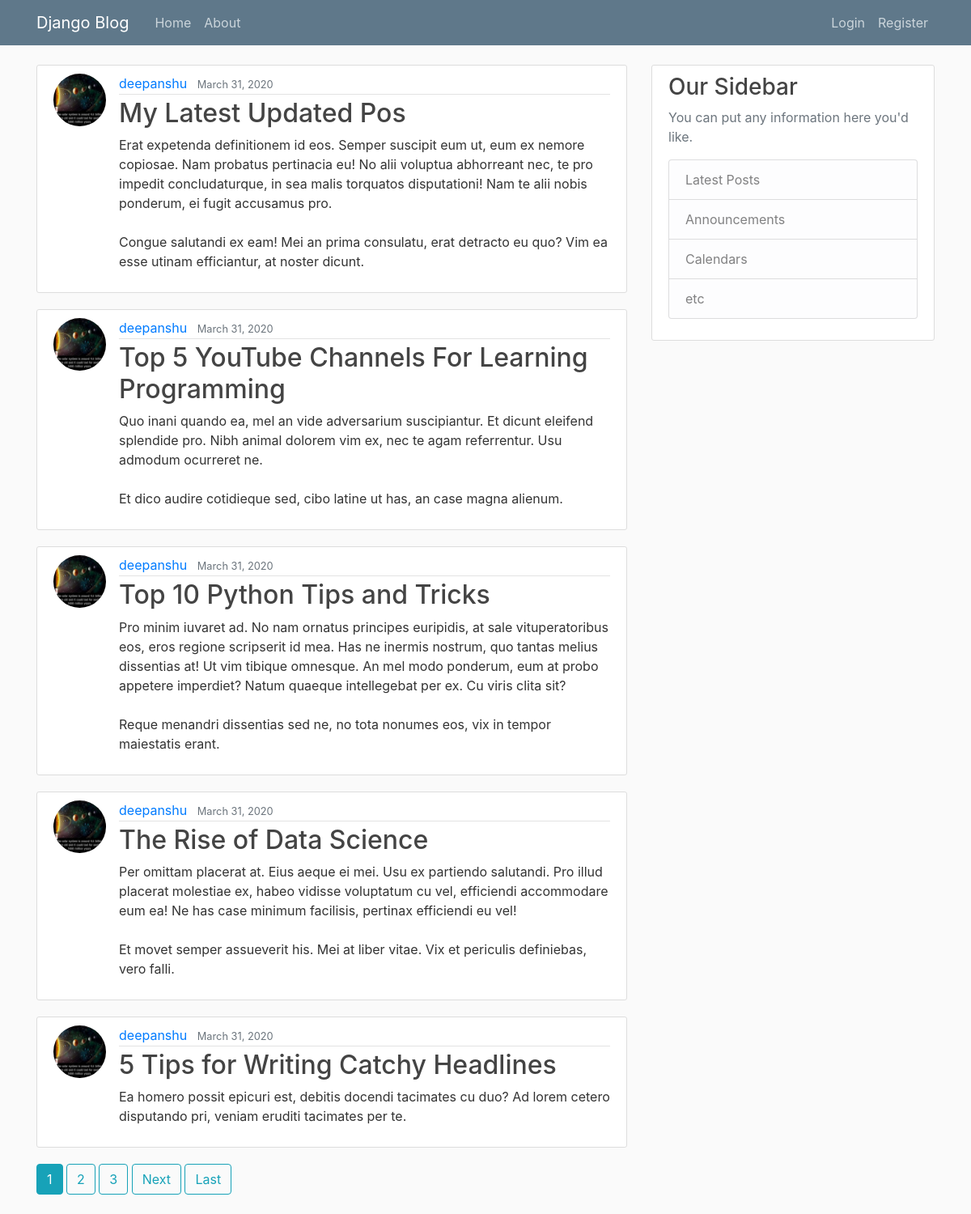
The page / on the database its author committed.
### My_django_app_blog/models.py (models this page shows, shortened)
class Post(models.Model):
    title=models.CharField(max_length=100)
    content=models.TextField()
    date_posted=models.DateTimeField(default=timezone.now)
    author=models.ForeignKey(User, on_delete=models.CASCADE)

### user_web_app/models.py (models this page shows, shortened)
class Profile(models.Model): #76
    user = models.OneToOneField(User,on_delete=models.CASCADE)
    image = models.ImageField(default='default.jpg',upload_to='django_profile_pic')

### My_django_app_blog/views.py (the view)
# urls.py: path('',PostListView.as_view(), name='blog-home'),
class PostListView(ListView):#120
    model = Post
    template_name = 'My_django_app_blog/home.html'  #<app>/<model>_<viewtype>.html
    context_object_name= 'posts'
    ordering = ['-date_posted'] #- sign to shows order from new to old
    paginate_by = 5

### My_django_app_blog/templates/My_django_app_blog/home.html (shortened to what this page needs)
{% extends "My_django_app_blog/base.html" %}
{% block content %}
{% for item in posts %}
 <article class="media content-section">
     <img class="rounded-circle article-img" src="{{item.author.profile.image.url}}" >
          <div class="media-body">
            <div class="article-metadata">
              <a class="mr-2" href="{% url 'user-post' item.author.username %}">{{ item.author }}</a>
              <small class="text-muted">{{ item.date_posted|date:"F d, Y" }}</small>
            </div>
            <h2><a class="article-title"  href="{% url 'post-detail' item.id%}">{{ item.title }}</a></h2>
            <p class="article-content">{{ item.content }}</p>
          </div>
        </article>
{% endfor %}
    {% if is_paginated %}
 {% for num in page_obj.paginator.page_range %}
     {% if page_obj.number == num %}
         <a class="btn btn-info mb-4" href="?page={{ num }}">{{ num }}</a>
         {% elif num > page_obj.number|add:'-3' and num < page_obj.number|add:'3' %}
         <a class="btn btn-outline-info mb-4" href="?page={{ num }}">{{ num }}</a>
     {% endif %}
        {% endfor %}
{% if page_obj.has_next %}
    <a class="btn btn-outline-info mb-4" href="?page={{ page_obj.next_page_number }}">Next</a>
    <a class="btn btn-outline-info mb-4" href="?page={{ page_obj.paginator.num_pages }}">Last</a>
    {% endif %}
    {% endif %}
{% endblock content %}

### My_django_app_blog/templates/My_django_app_blog/base.html (shortened to what this page needs)
{% load static %}
<!DOCTYPE html>
<html lang="en">
<head>
    <link rel="stylesheet" href="https://maxcdn.bootstrapcdn.com/bootstrap/4.0.0/css/bootstrap.min.css">
    <link rel="stylesheet" type="text/css" href="{% static 'My_django_app_blog/main.css'%}">
</head>
<body>
 <header class="site-header">
      <nav class="navbar navbar-expand-md navbar-dark bg-steel fixed-top">
        <div class="container">
          <a class="navbar-brand mr-4" href="{% url 'blog-home' %}">Django Blog</a>
          <div class="collapse navbar-collapse" id="navbarToggle">
            <div class="navbar-nav mr-auto">
              <a class="nav-item nav-link" href="{% url 'blog-home' %}">Home</a>
              <a class="nav-item nav-link" href="{% url 'blog-about' %}">About</a>
            </div>
            <div class="navbar-nav">
                {%if user.is_authenticated%}
                <a class="nav-item nav-link" href="{% url 'profile' %}">Profile</a>
                <a class="nav-item nav-link" href="{% url 'post-create' %}">New Post</a>
                <a class="nav-item nav-link" href="{% url 'logout' %}">Logout</a>
                {% else %}
              <a class="nav-item nav-link" href="{% url 'login' %}">Login</a>
              <a class="nav-item nav-link" href="{% url 'register' %}">Register</a>
           {% endif %}
            </div>
          </div>
        </div>
      </nav>
    </header>
    <main role="main" class="container">
      <div class="row">
        <div class="col-md-8">
          {% block content %}{% endblock %}
        </div>
        <div class="col-md-4">
          <div class="content-section">
            <h3>Our Sidebar</h3>
            <p class="text-muted"> You can put any information here you'd like.
              <ul class="list-group">
                <li class="list-group-item list-group-item-light">Latest Posts</li>
                <li class="list-group-item list-group-item-light">Announcements</li>
                <li class="list-group-item list-group-item-light">Calendars</li>
                <li class="list-group-item list-group-item-light">etc</li>
              </ul>
            </p>
          </div>
        </div>
      </div>
    </main>
</body>
</html>

### My_django_app_blog/static/My_django_app_blog/main.css (style rules this page uses)
body { background: #fafafa; color: #333333; margin-top: 5rem; }
h1, h2, h3, h4, h5, h6 { color: #444444; }
ul { margin: 0; }
.bg-steel { background-color: #5f788a; }
.site-header .navbar-nav .nav-link { color: #cbd5db; }
.content-section { background: #ffffff; padding: 10px 20px; border: 1px solid #dddddd; border-radius: 3px; margin-bottom: 20px; }
.article-title { color: #444444; }
.article-content { white-space: pre-line; }
.article-img { height: 65px; width: 65px; margin-right: 16px; }
.article-metadata { padding-bottom: 1px; margin-bottom: 4px; border-bottom: 1px solid #e3e3e3 }

### rows shown on the page
Post: author.profile.image (placeholder picture), author "deepanshu", date_posted "March 31, 2020", title "My Latest Updated Pos", content "Erat expetenda definitionem id eos. Semper suscipit eum ut, eum ex nemore copiosae. Nam probatus pertinacia eu! No alii voluptua abhorreant nec, te pro impedit concludaturque, in sea malis torquatos disputationi! Nam te alii nobis ponderum, ei fugit accusamus pro. Congue salutandi ex eam! Mei an prima consulatu, erat detracto eu quo? Vim ea esse utinam efficiantur, at noster dicunt."
Post: author.profile.image (placeholder picture), author "deepanshu", date_posted "March 31, 2020", title "Top 5 YouTube Channels For Learning Programming", content "Quo inani quando ea, mel an vide adversarium suscipiantur. Et dicunt eleifend splendide pro. Nibh animal dolorem vim ex, nec te agam referrentur. Usu admodum ocurreret ne. Et dico audire cotidieque sed, cibo latine ut has, an case magna alienum."
Post: author.profile.image (placeholder picture), author "deepanshu", date_posted "March 31, 2020", title "Top 10 Python Tips and Tricks", content "Pro minim iuvaret ad. No nam ornatus principes euripidis, at sale vituperatoribus eos, eros regione scripserit id mea. Has ne inermis nostrum, quo tantas melius dissentias at! Ut vim tibique omnesque. An mel modo ponderum, eum at probo appetere imperdiet? Natum quaeque intellegebat per ex. Cu viris clita sit? Reque menandri dissentias sed ne, no tota nonumes eos, vix in tempor maiestatis erant."
Post: author.profile.image (placeholder picture), author "deepanshu", date_posted "March 31, 2020", title "The Rise of Data Science", content "Per omittam placerat at. Eius aeque ei mei. Usu ex partiendo salutandi. Pro illud placerat molestiae ex, habeo vidisse voluptatum cu vel, efficiendi accommodare eum ea! Ne has case minimum facilisis, pertinax efficiendi eu vel! Et movet semper assueverit his. Mei at liber vitae. Vix et periculis definiebas, vero falli."
Post: author.profile.image (placeholder picture), author "deepanshu", date_posted "March 31, 2020", title "5 Tips for Writing Catchy Headlines", content "Ea homero possit epicuri est, debitis docendi tacimates cu duo? Ad lorem cetero disputando pri, veniam eruditi tacimates per te."

### other values the page prints
{{ num }} "1"
{{ num }} "2" "3"
